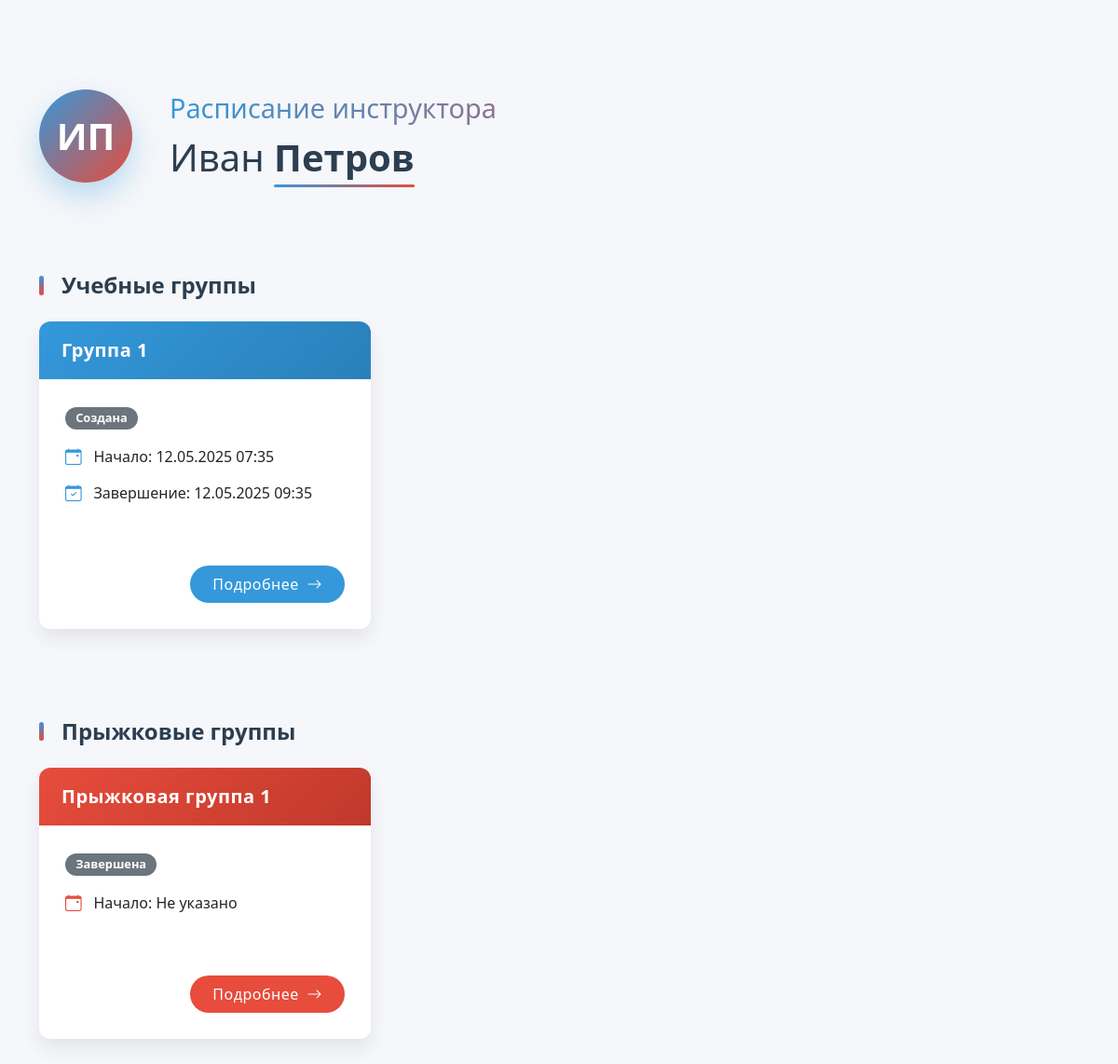
/instructors/1/schedule/, run on the app's committed database.
### instructors/models.py (models this page shows, shortened)
class Instructor(models.Model):
    instructor_id = models.AutoField(primary_key=True)
    first_name = models.CharField(max_length=255)
    middle_name = models.CharField(max_length=255)
    last_name = models.CharField(max_length=255)
    contact_info = models.CharField(max_length=255)
    qualification = models.CharField(max_length=50)
    status = models.CharField(max_length=50)

class TrainingGroup(models.Model):
    STATUS_CHOICES = [
        ('created', 'Создана'),  # Статус "Создана"
        ('in_progress', 'В процессе'),  # Статус "В процессе"
        ('completed', 'Завершена'),  # Статус "Завершена"
    ]
    group_id = models.AutoField(primary_key=True)
    instructor = models.ForeignKey('Instructor',
                                   on_delete=models.CASCADE)  # Убедитесь, что модель Instructor определена
    group_name = models.CharField(max_length=255)  # Название группы
    start_date_time = models.DateTimeField()  # Дата и время начала
    end_date_time = models.DateTimeField(null=True, blank=True)  # Дата и время завершения
    status = models.CharField(max_length=20, choices=STATUS_CHOICES, default='created')  # Статус с choices

class JumpGroup(models.Model):
    instructor_air = models.ForeignKey(Instructor, on_delete=models.CASCADE, related_name='air_instructor')
    instructor_ground = models.ForeignKey(Instructor, on_delete=models.CASCADE, related_name='ground_instructor')
    group_name = models.CharField(max_length=255, default="")
    start_date_time = models.DateTimeField(null=True, blank=True)
    end_date_time = models.DateTimeField(null=True, blank=True)
    jump_date = models.DateTimeField()
    aircraft_type = models.CharField(max_length=255)
    altitude = models.PositiveIntegerField(help_text="Высота в метрах")
    status = models.CharField(
        max_length=50,
        choices=[
            ('created', 'Создана'),
            ('Pre-Flight Preparation', 'Предполетная подготовка'),
            ('Jump In Progress', 'Прыжок в процессе'),
            ('Completed', 'Завершена'),
            ('Cancelled', 'Отменена')
        ],
        default='Created'
    )

### instructors/views.py (the view)
def instructor_schedule(request, instructor_id):
    instructor = get_object_or_404(Instructor, pk=instructor_id)
    training_groups = TrainingGroup.objects.filter(instructor=instructor)
    jump_groups = JumpGroup.objects.filter(
        Q(instructor_air=instructor) | Q(instructor_ground=instructor)
    )
    context = {
        'instructor': instructor,
        'training_groups': training_groups,
        'jump_groups': jump_groups,
    }
    return render(request, 'instructor_schedule.html', context)

### instructors/templates/instructor_schedule.html (shortened to what this page needs)
<!DOCTYPE html>
<html lang="ru">
<head>
    <link href="https://cdn.jsdelivr.net/npm/bootstrap@5.3.0/dist/css/bootstrap.min.css" rel="stylesheet">
    <link href="https://cdn.jsdelivr.net/npm/bootstrap-icons@1.10.0/font/bootstrap-icons.css" rel="stylesheet">
</head>
<body>
    <div class="container py-4 py-lg-5">
        <div class="instructor-intro">
            <div class="instructor-card">
                <div class="instructor-avatar">
                    <span class="initials">{{ instructor.first_name|first }}{{ instructor.last_name|first }}</span>
                </div>
                <div class="instructor-meta">
                    <h1 class="instructor-title">
                        <span class="text-gradient">Расписание инструктора</span>
                    </h1>
                    <h2 class="instructor-name">
                        {{ instructor.first_name }} <strong>{{ instructor.last_name }}</strong>
                    </h2>
                </div>
            </div>
        </div>
        <div class="row">
            <div class="col-12">
                <h2 class="section-header">Учебные группы</h2>
                {% if training_groups %}
                    <div class="row group-row">
                        {% for group in training_groups %}
                        <div class="col-md-6 col-lg-4 mb-4">
                            <a href="{% url 'training_group_detail' instructor_id=instructor.instructor_id training_group_id=group.group_id %}" class="text-decoration-none">
                                <div class="card group-card training-card">
                                    <div class="card-header">
                                        <h5 class="card-title mb-0">{{ group.group_name }}</h5>
                                    </div>
                                    <div class="card-body">
                                        <span class="badge {% if group.status == 'active' %}bg-success{% else %}bg-secondary{% endif %} status-badge mb-3">
                                            {{ group.get_status_display }}
                                        </span>
                                        <div class="info-item">
                                            <i class="bi bi-calendar-event info-icon"></i>
                                            <span>Начало: {{ group.start_date_time|date:"d.m.Y H:i" }}</span>
                                        </div>
                                        {% if group.end_date_time %}
                                        <div class="info-item">
                                            <i class="bi bi-calendar-check info-icon"></i>
                                            <span>Завершение: {{ group.end_date_time|date:"d.m.Y H:i" }}</span>
                                        </div>
                                        {% endif %}
                                    </div>
                                    <div class="card-footer bg-transparent border-top-0 text-end">
                                        <button class="btn btn-details text-white">Подробнее <i class="bi bi-arrow-right ms-1"></i></button>
                                    </div>
                                </div>
                            </a>
                        </div>
                        {% endfor %}
                    </div>
                {% else %}
                    <div class="alert alert-info d-flex align-items-center" role="alert">
                        <i class="bi bi-info-circle-fill me-2"></i>
                        Нет назначенных учебных групп.
                    </div>
                {% endif %}
            </div>
        </div>
        <div class="row mt-4">
            <div class="col-12">
                <h2 class="section-header">Прыжковые группы</h2>
                {% if jump_groups %}
                    <div class="row group-row">
                        {% for jump in jump_groups %}
                        <div class="col-md-6 col-lg-4 mb-4">
                            <a href="{% url 'jump_group_detail' instructor_id=instructor.instructor_id jump_group_id=jump.id %}" class="text-decoration-none">
                                <div class="card group-card jump-card">
                                    <div class="card-header">
                                        <h5 class="card-title mb-0">{{ jump.group_name }}</h5>
                                    </div>
                                    <div class="card-body">
                                        <span class="badge {% if jump.status == 'active' %}bg-success{% else %}bg-secondary{% endif %} status-badge mb-3">
                                            {{ jump.get_status_display }}
                                        </span>
                                        <div class="info-item">
                                            <i class="bi bi-calendar-event info-icon"></i>
                                            <span>Начало: {% if jump.start_date_time %}{{ jump.start_date_time|date:"d.m.Y H:i" }}{% else %}Не указано{% endif %}</span>
                                        </div>
                                    </div>
                                    <div class="card-footer bg-transparent border-top-0 text-end">
                                        <button class="btn btn-details text-white">Подробнее <i class="bi bi-arrow-right ms-1"></i></button>
                                    </div>
                                </div>
                            </a>
                        </div>
                        {% endfor %}
                    </div>
                {% else %}
                    <div class="alert alert-info d-flex align-items-center" role="alert">
                        <i class="bi bi-info-circle-fill me-2"></i>
                        Нет назначенных прыжковых групп.
                    </div>
                {% endif %}
            </div>
        </div>
    </div>
</body>
</html>

### instructors/templates/instructor_schedule.html (style rules this page uses)
:root { --primary: #3498db; --secondary: #e74c3c; --dark: #2c3e50; --light: #f8f9fa; }
body { background-color: #f5f7fa; font-family: 'Segoe UI', system-ui, sans-serif; }
.instructor-intro { position: relative; padding: 3rem 0; }
.instructor-card { display: flex; align-items: center; gap: 2.5rem; position: relative; z-index: 2; }
.instructor-avatar { width: 100px; height: 100px; border-radius: 50%; background: linear-gradient(135deg, var(--primary) 0%, var(--secondary) 100%); display: flex; align-items: center; justify-content: center; flex-shrink: 0; box-shadow: 0 15px 30px rgba(52, 152, 219, 0.3); transition: transform 0.3s ease; }
.initials { color: white; font-size: 2.5rem; font-weight: bold; line-height: 1; }
.instructor-title { font-size: 1.8rem; font-weight: 500; margin-bottom: 0.75rem; color: #495057; }
.text-gradient { background: linear-gradient(90deg, var(--primary) 0%, var(--secondary) 100%); -webkit-background-clip: text; background-clip: text; color: transparent; animation: gradientShift 6s ease infinite; background-size: 200% 200%; }
.instructor-name { font-size: 2.5rem; font-weight: 400; margin: 0; color: var(--dark); }
.instructor-name strong { font-weight: 700; position: relative; }
.instructor-name strong::after { content: ''; position: absolute; bottom: -5px; left: 0; width: 100%; height: 3px; background: linear-gradient(90deg, var(--primary) 0%, var(--secondary) 100%); border-radius: 3px; }
.section-header { position: relative; padding-left: 1.5rem; margin: 3rem 0 1.5rem; font-weight: 600; color: var(--dark); font-size: 1.5rem; }
.section-header::before { content: ''; position: absolute; left: 0; top: 50%; transform: translateY(-50%); height: 70%; width: 5px; background: linear-gradient(to bottom, var(--primary), var(--secondary)); border-radius: 5px; }
.group-card { border: none; border-radius: 12px; overflow: hidden; box-shadow: 0 10px 20px rgba(0,0,0,0.08); transition: all 0.3s cubic-bezier(0.25, 0.8, 0.25, 1); margin-bottom: 1.5rem; height: 100%; }
.training-card .card-header { background: linear-gradient(135deg, var(--primary) 0%, #2980b9 100%); }
.jump-card .card-header { background: linear-gradient(135deg, var(--secondary) 0%, #c0392b 100%); }
.card-header { color: white; padding: 1.2rem 1.5rem; border-bottom: none; }
.card-title { font-weight: 600; letter-spacing: 0.5px; }
.card-body { padding: 1.5rem; }
.status-badge { font-size: 0.8rem; padding: 0.35rem 0.7rem; border-radius: 50px; }
.group-row { row-gap: 2rem; }
.card-body { padding: 1.75rem; }
.card-footer { padding: 0 1.75rem 1.75rem; }
.info-item { display: flex; align-items: center; margin-bottom: 0.8rem; }
.info-icon { margin-right: 0.8rem; color: var(--primary); font-size: 1.1rem; flex-shrink: 0; }
.jump-card .info-icon { color: var(--secondary); }
.btn-details { border: none; border-radius: 50px; padding: 0.5rem 1.5rem; font-weight: 500; letter-spacing: 0.5px; transition: all 0.3s ease; }
.training-card .btn-details { background: var(--primary); }
.jump-card .btn-details { background: var(--secondary); }
.group-card { animation: fadeIn 0.6s ease forwards; }
.group-card:nth-child(1) { animation-delay: 0.1s; }

### data on the page
Instructor: first_name|first "И", last_name|first "П", first_name "Иван", last_name "Петров"
TrainingGroup: group_name "Группа 1", status "Создана", start_date_time "12.05.2025 07:35", end_date_time "12.05.2025 09:35"
JumpGroup: group_name "Прыжковая группа 1", status "Завершена", shows "Не указано"
